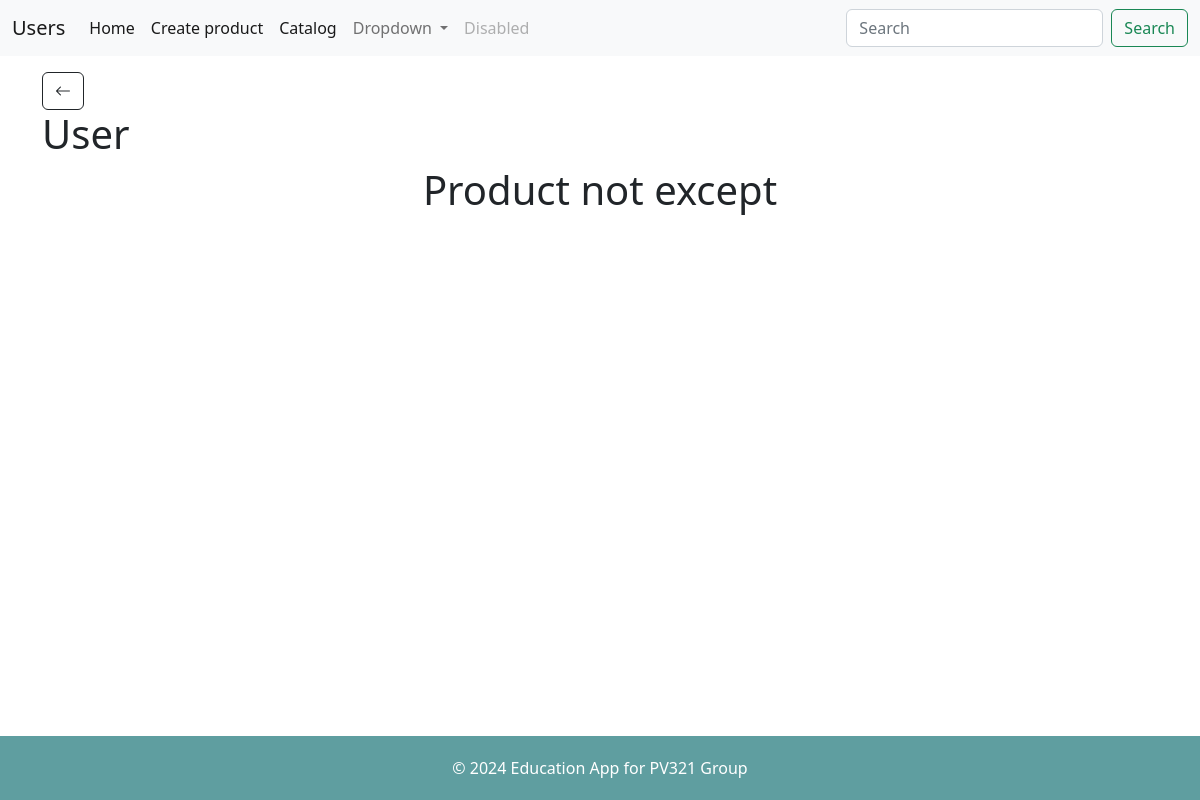
The page /products/details/21 on the database as committed earlier.
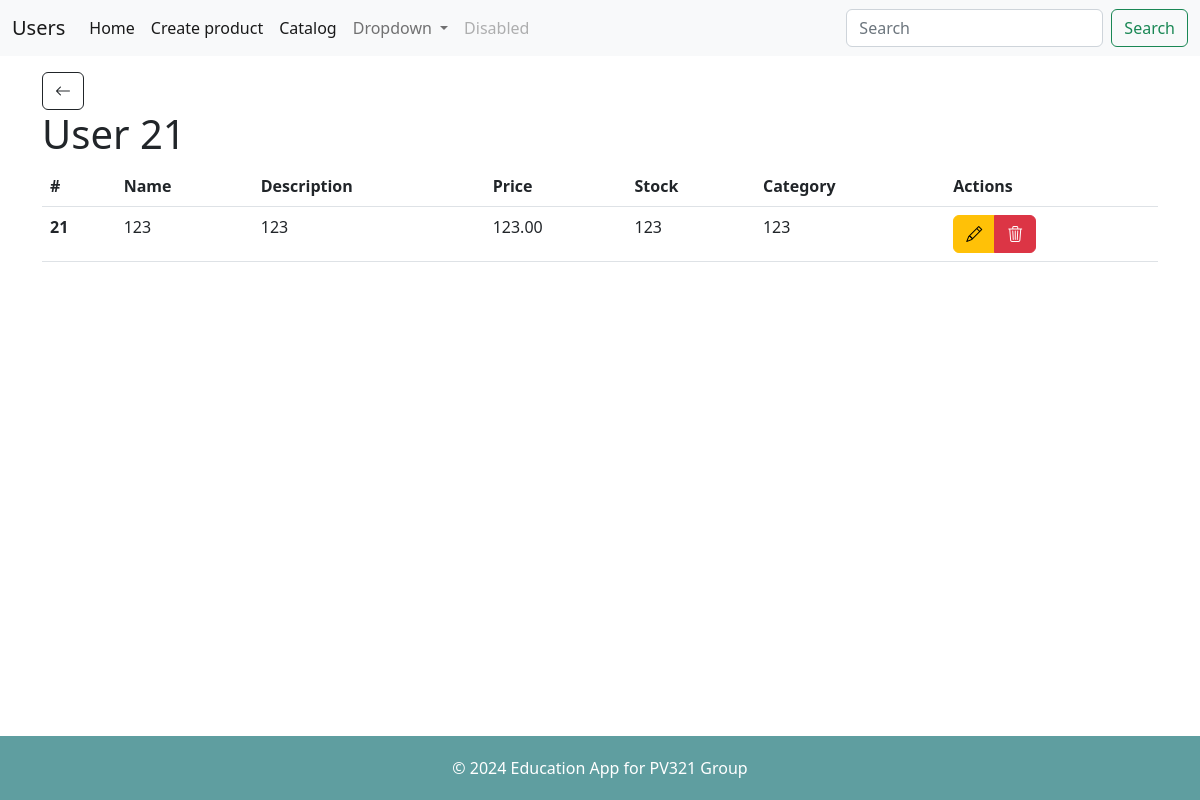
The same page on the database as committed later.
### products/models.py (models this page shows)
class Product(models.Model):
    CATEGORY_CHOICES = [
        (0, '1stCategory'),
        (1, '2stCategory'),
        (2, '3stCategory'),
    ]
    name = models.CharField(max_length=255)
    description = models.TextField()
    price = models.DecimalField(max_digits=10, decimal_places=2)
    stock = models.PositiveIntegerField()
    category = models.IntegerField(choices=CATEGORY_CHOICES, default=0)
    photo = models.ImageField(blank=True, null=True)
    def __str__(self):
        return self.name

### products/views.py (the view)
# urls.py: path("details/<int:id>", views.details, name="details"),
def details(request, id):
    try:
        product = Product.objects.get(pk=id)
        print(product)
        return render(request, "detail.html", {"product": product,"return_url": "/products/list"})
    except:
        error="Product not except"
        return render(request, "detail.html", {"error": error,"return_url": "/products/list"})

### products/templates/detail.html (shortened to what this page needs)
{% extends "_layout.html" %}
{% block content %}
<h1>User {{product.id}}</h1>
<h1 style="text-align: center;">{{error}}</h1>
{% if error == None %}
<table class="table">
    <thead>
        <tr>
            <th scope="col">#</th>
            <th scope="col">Name</th>
            <th scope="col">Description</th>
            <th scope="col">Price</th>
            <th scope="col">Stock</th>
            <th scope="col">Category</th>
            <th scope="col">Actions</th>
        </tr>
    </thead>
    <tbody>
        <tr>
            <th scope="row">{{product.id}}</th>
            <td>{{product.name | truncatechars:15}}</td>
            <td>{{product.description | truncatechars:50}}</td>
            <td>{{product.price| truncatechars:7}}</td>
            <td>{{product.stock| truncatechars:7}}</td>
            <td>{{product.category| truncatechars:15}}</td>
            <td>
                <div class="btn-group" role="group">
                    <a class="btn btn-warning" href="{% url 'edit' product.id%}">
                        <i class="bi bi-pencil"></i>
                    </a>
                    <a type="button" class="btn btn-danger" href="{% url 'delete' product.id %}">
                        <i class="bi bi-trash3"></i>
                    </a>
                </div>
            </td>
        </tr>
    </tbody>
</table>
{%endif%}
{% endblock %}

Rows that differ between the two databases and show on the page:
added Product: id "21", name "123", description "123", price "123.00", stock "123", category "123"
Other text that changed with them:
{{ error }}: "Product not except" → (not shown)
text now shown: "# Name Description Price Stock Category Actions"
